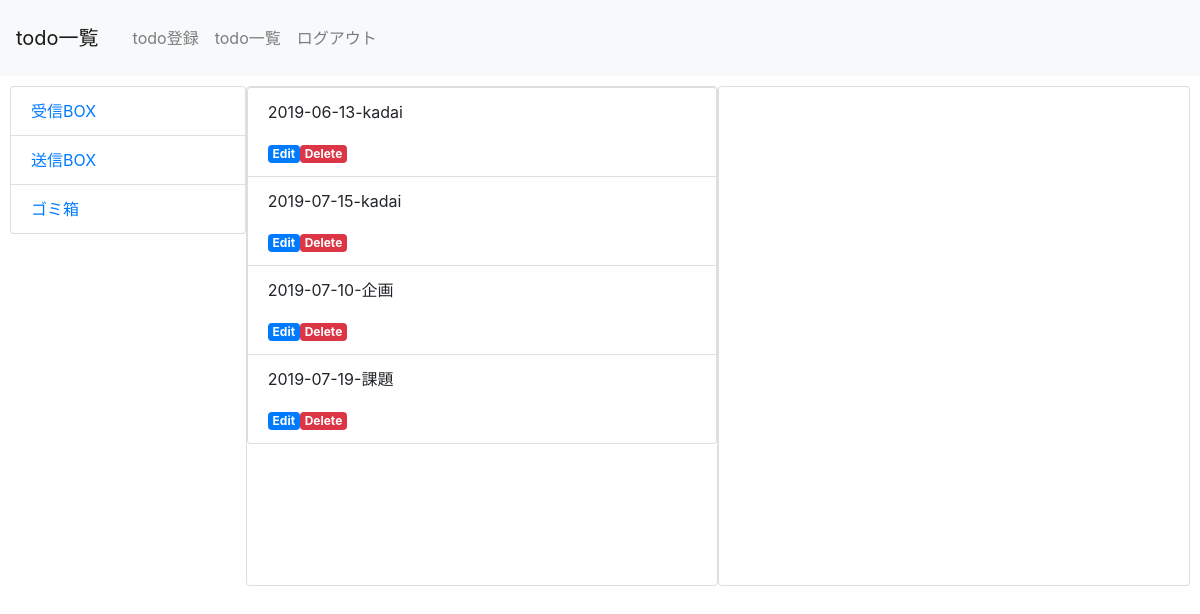
Page /select.php?trash_lid=erekasi (signed in) on the committed database.
### tables this page shows
CREATE TABLE `php02_table` (
  `id` int(12) NOT NULL,
  `task` varchar(128) NOT NULL,
  `deadline` date NOT NULL,
  `comment` text,
  `indate` datetime NOT NULL,
  `image` varchar(128) DEFAULT NULL,
  `send` varchar(64) DEFAULT NULL,
  `recieve` varchar(64) DEFAULT NULL,
  `trash` int(1) DEFAULT NULL
);

### select.php (the view, shortened to what this page needs)
<?php
include('functions.php');
$menu = menu();
$lid = $_SESSION["lid"];
$id = $_GET['id'];
$send_lid = $_GET["send_lid"];
$recieve_lid = $_GET["recieve_lid"];
$trash_lid = $_GET["trash_lid"];
$pdo = db_conn();
if ($send_lid) {
    $sql = 'SELECT * FROM php02_table WHERE send =:lid AND trash=1';
    $stmt = $pdo->prepare($sql);
    $stmt->bindValue(':lid', $lid, PDO::PARAM_STR);
    $status = $stmt->execute();
    $view = '';
    if ($status == false) {
        errorMsg($stmt);
    } else {
        while ($result = $stmt->fetch(PDO::FETCH_ASSOC)) {
            $view .= '<li class="list-group-item">';
            $view .= '<p>' . $result['deadline'] . '-' . $result['task'] . '</p>';
            $view .= '<img src="' . $result['image'] . '" alt="" height="150px">';
            $view .= '<a href="select.php?send_lid=' . $send_lid . '&id=' . $result['id'] . '"class="badge badge-primary">Edit</a>';
            $view .= '<a href="delete.php?id=' . $result['id'] . '"class="badge badge-danger">Delete</a>';
            $view .= '</li>';
        }
    }
} elseif ($trash_lid) {
    $sql = 'SELECT * FROM php02_table WHERE trash=0';
    $stmt = $pdo->prepare($sql);
    $stmt->bindValue(':lid', $lid, PDO::PARAM_STR);
    $status = $stmt->execute();
    $view = '';
    if ($status == false) {
        errorMsg($stmt);
    } else {
        while ($result = $stmt->fetch(PDO::FETCH_ASSOC)) {
            $view .= '<li class="list-group-item">';
            $view .= '<p>' . $result['deadline'] . '-' . $result['task'] . '</p>';
            $view .= '<img src="' . $result['image'] . '" alt="" height="150px">';
            $view .= '<a href="select.php?trash_lid=' . $trash_lid . '&id=' . $result['id'] . '"class="badge badge-primary">Edit</a>';
            $view .= '<a href="realdelete.php?id=' . $result['id'] . '"class="badge badge-danger">Delete</a>';
            $view .= '</li>';
        }
    }
} else {
    $sql = 'SELECT * FROM php02_table WHERE recieve =1';
}
?>
<!DOCTYPE html>
<html lang="ja">
<head>
    <link rel="stylesheet" href="https://stackpath.bootstrapcdn.com/bootstrap/4.2.1/css/bootstrap.min.css">
</head>
<body>
    <header>
        <nav class="navbar navbar-expand-lg navbar-light bg-light">
            <a class="navbar-brand" href="#">todo一覧</a>
            <div class="collapse navbar-collapse" id="navbarNav">
                <ul class="navbar-nav">
                    <?= $menu ?>
                </ul>
            </div>
        </nav>
    </header>
    <div class=box>
        <ul id=folder class="list-group">
            <li class="list-group-item"><a href="select.php?recieve_lid=<?= $lid ?>">受信BOX</a></li>
            <li class="list-group-item"><a href="select.php?send_lid=<?= $lid ?>">送信BOX</a></li>
            <li class="list-group-item"><a href="select.php?trash_lid=<?= $lid ?>">ゴミ箱</a></li>
        </ul>
        <ul id=list class="list-group">
            <?= $view ?>
        </ul>
        <ul class="list-group">
            <iframe id=content class="list-group-item" src="detail.php?recieve_lid=<?= $recieve_lid ?>&id=<?= $id ?>"></iframe></ul>
    </div>
</body>
</html>

### select.php (style rules this page uses)
div { padding: 10px; font-size: 16px; }
.box { display: flex; }
.list-group { width: 100%; overflow-y: scroll; height: 500px; }
#folder { width: 50%; }
#content { height: 500px; }
#list { border: 1px solid #DDDDDD; border-radius: 4px; height: 500px; }

### rows in the picture
php02_table: deadline "2019-06-13", task "kadai"
php02_table: deadline "2019-07-15", task "kadai"
php02_table: deadline "2019-07-10", task "企画"
php02_table: deadline "2019-07-19", task "課題"
